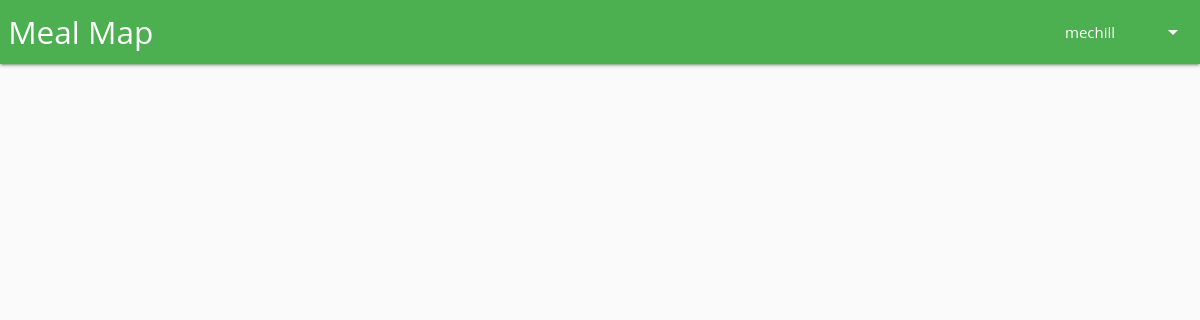
The app's page / (signed in), older data.
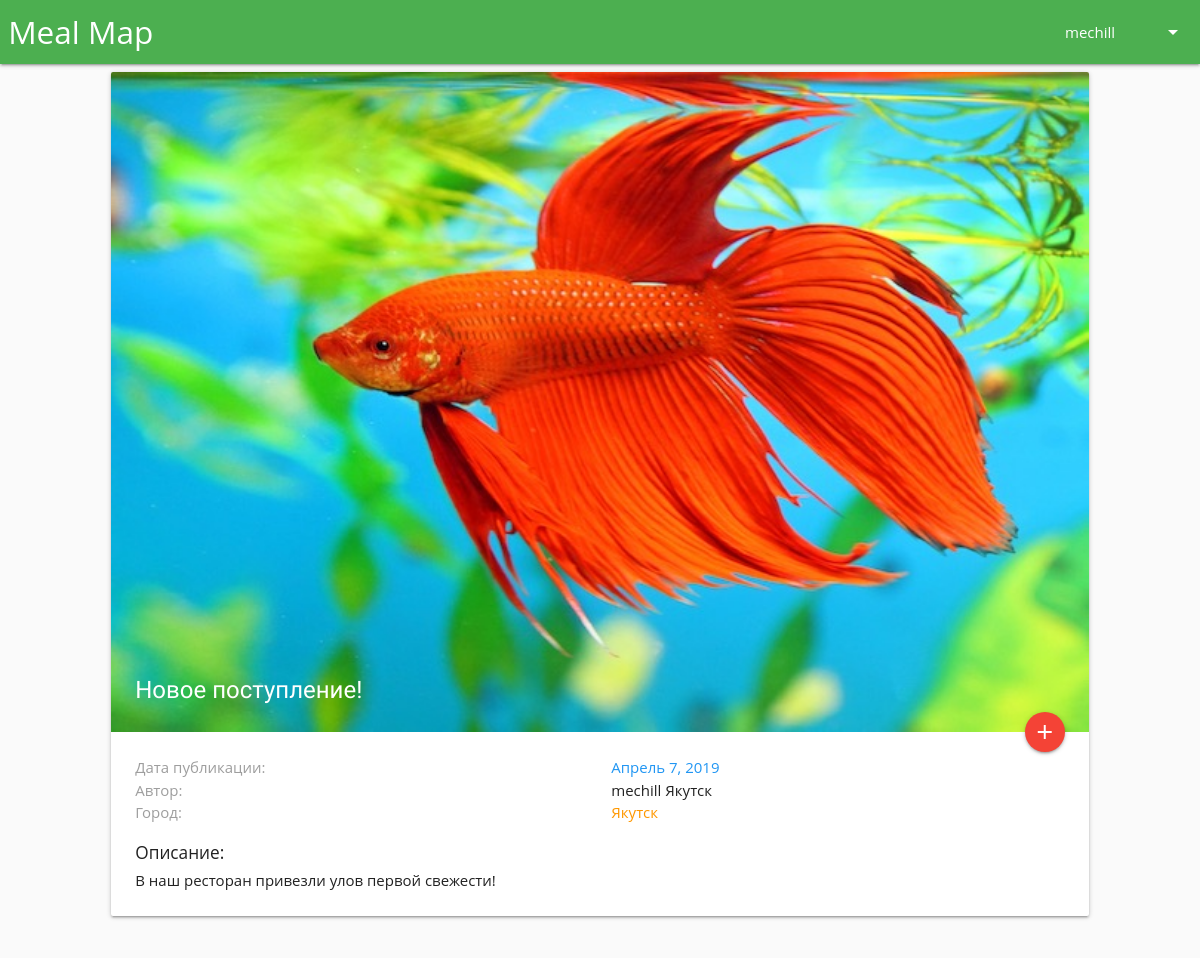
The same page, newer data.
### main/models.py (models this page shows, shortened)
class Company(models.Model):
	status  = models.CharField(max_length = 10, default = "company")
	user    = models.OneToOneField(User)
	name    = models.CharField(max_length = 50)
	city    = models.CharField(max_length = 50)
	address = models.CharField(max_length = 100)
	avatar = models.ImageField(upload_to = "images/", default = "images/company_default.jpg")
	def __str__(self):
		return str(self.name) + ' ' + str(self.city)

class Company_Post(models.Model):
	company = models.ForeignKey('Company')
	photo   = models.ImageField(upload_to = "images/", default = "images/post_default.png")
	title   = models.CharField(max_length = 50)
	message = models.CharField(max_length = 50)
	date    = models.DateField(max_length = 50, default = timezone.now())

### main/views.py (the view)
# urls.py: url(r'^$', views.index, name = 'index'),
def index(request):
    context = {}
    if not request.user.is_authenticated():
        return HttpResponseRedirect("/login")
    if request.user.email == "company@m.ru":
        profile = Company.objects.get(user = request.user)
    else:
        profile = Profile.objects.get(user = request.user)
    context["profile"] = profile
    context["company_posts"] = Company_Post.objects.all()
    request = render(request, 'main/index.html', context)
    return request

### main/templates/main/index.html (shortened to what this page needs)
{% load staticfiles %}
{% include 'main/header.html' %}
    {% for post in company_posts %}
	  <div class="row">
		<div class="col  m10 offset-m1">
			<div class="card">
				<div class="card-image">
					<img src="/media/{{post.photo}}">
					<span class="card-title">{{post.title}}</span>
					<a class="btn-floating halfway-fab waves-effect waves-light red tooltipped" data-position="bottom" data-tooltip="Добавить в список желаемого"><i class="material-icons">add</i></a>
				</div>
				<div class="card-content">
					<div class = "row">
						<div class = "col s6">
							<p class = "grey-text">Дата публикации:</p>
							<p class = "grey-text">Автор:</p>
							<p class = "grey-text">Город:</p>
						</div>
						<div class = "col s6">
							<p class = "blue-text">{{post.date}}</p>
							<p>{{post.company}}</p>
							<p class = "orange-text">{{post.company.city}}</p>
						</div>
					</div>
					<h6> Описание: </h6>
					<p>{{post.message}}</p>
				</div>
			</div>
		</div>
	</div>
	{% endfor %}
{% include 'main/footer.html' %}

### main/templates/main/header.html (shortened to what this page needs)
{% load staticfiles %}
<!DOCTYPE html>
<html>
	<head>
        <link rel="stylesheet" href="{% static 'css/materialize.min.css' %}">
        <link rel="stylesheet" href="{% static 'css/fonts.css' %}">
        <link rel="stylesheet" href="{% static 'css/clock.css' %}">
    </head>
    <body style="">
        <header>
                <nav>
                    <div class="nav-wrapper green" style="position: relative;">
                        <a href="/" class="brand-logo">&nbsp;Meal Map</a>
                        <ul id="nav-mobile" class="right hide-on-med-and-down">
                                <li><a class="dropdown-button" href="#!" data-activates="dropdown1" data-beloworigin="true" style="min-width: 150px;">{{ profile.name }} <i class="material-icons right"> arrow_drop_down </i></a></li>
                        </ul>
                    </div>
                </nav>
            </header>
            <main>

### main/templates/main/footer.html (shortened to what this page needs)
        </main>
        <br>
    </body>
</html>

### main/static/css/clock.css (style rules this page uses)
* { margin: 0; padding: 0; box-sizing: border-box; }

### main/templates/main/header.html (style rules this page uses)
* { font-family: 'Arimo', sans-serif; }

Row changes from the older to the newer data that the page shows:
added Company_Post: photo (picture), title "Новое поступление!", date "Апрель 7, 2019", company "mechill Якутск", company.city "Якутск", message "В наш ресторан привезли улов первой свежести!"
